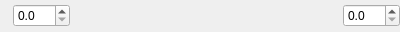
<?xml version="1.0" encoding="UTF-8"?>
<ui version="4.0">
 <class>RangeControl</class>
 <widget class="QWidget" name="RangeControl">
  <property name="geometry">
   <rect>
    <x>0</x>
    <y>0</y>
    <width>400</width>
    <height>32</height>
   </rect>
  </property>
  <property name="windowTitle">
   <string>Form</string>
  </property>
  <layout class="QHBoxLayout" name="horizontalLayout">
   <property name="margin">
    <number>0</number>
   </property>
   <item>
    <widget class="QLabel" name="label">
     <property name="sizePolicy">
      <sizepolicy hsizetype="Fixed" vsizetype="Preferred">
       <horstretch>0</horstretch>
       <verstretch>0</verstretch>
      </sizepolicy>
     </property>
     <property name="text">
      <string/>
     </property>
    </widget>
   </item>
   <item>
    <widget class="QDoubleSpinBox" name="lowerRangeLimit">
     <property name="sizePolicy">
      <sizepolicy hsizetype="Fixed" vsizetype="Fixed">
       <horstretch>0</horstretch>
       <verstretch>0</verstretch>
      </sizepolicy>
     </property>
     <property name="decimals">
      <number>1</number>
     </property>
     <property name="maximum">
      <double>255.000000000000000</double>
     </property>
     <property name="singleStep">
      <double>0.500000000000000</double>
     </property>
    </widget>
   </item>
   <item>
    <widget class="QLabel" name="previewLabel">
     <property name="text">
      <string/>
     </property>
    </widget>
   </item>
   <item>
    <widget class="QDoubleSpinBox" name="upperRangeLimit">
     <property name="sizePolicy">
      <sizepolicy hsizetype="Fixed" vsizetype="Fixed">
       <horstretch>0</horstretch>
       <verstretch>0</verstretch>
      </sizepolicy>
     </property>
     <property name="decimals">
      <number>1</number>
     </property>
     <property name="maximum">
      <double>255.000000000000000</double>
     </property>
     <property name="singleStep">
      <double>0.500000000000000</double>
     </property>
    </widget>
   </item>
  </layout>
 </widget>
 <resources/>
 <connections/>
</ui>
